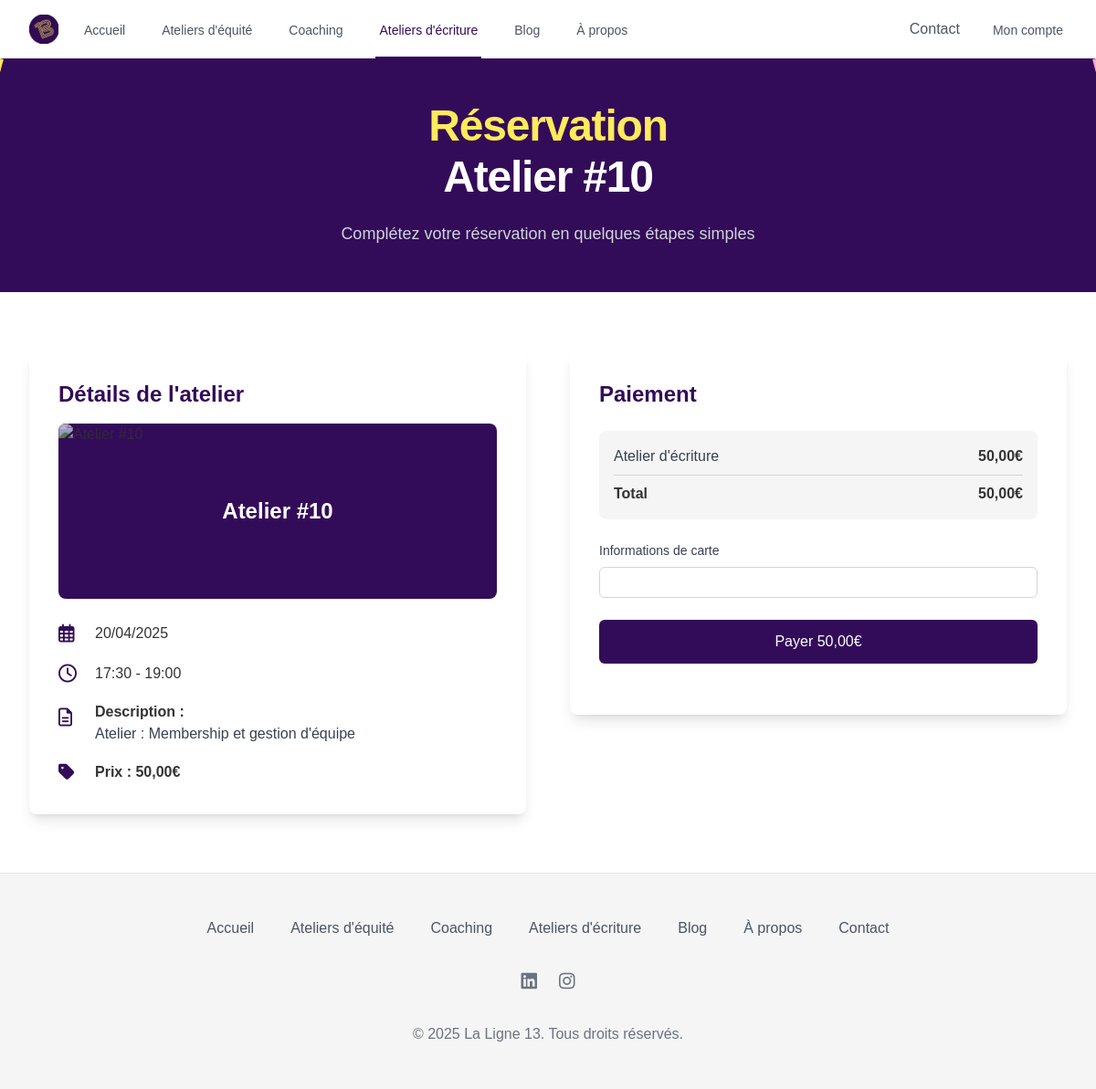
The page /frontend/reservation_ecriture.php?id=10 (signed in) on the database its author committed.
### tables this page shows
CREATE TABLE `atelier_ecriture` (
  `id` int(11) NOT NULL,
  `titre` varchar(255) NOT NULL,
  `description` text NOT NULL,
  `date` date NOT NULL,
  `heure_debut` time NOT NULL,
  `heure_fin` time NOT NULL
);

### frontend/reservation_ecriture.php (the view, shortened to what this page needs)
<?php
require("../backend/utils/ConnectToBDD.php");
$atelier_id = (int) $_GET['id'];
$query = "SELECT id, titre, description, date, heure_debut, heure_fin FROM atelier_ecriture WHERE id = :id";
$stmt = $pdo->prepare($query);
$stmt->bindParam(':id', $atelier_id, PDO::PARAM_INT);
$stmt->execute();
$atelier = $stmt->fetch(PDO::FETCH_ASSOC);
?>
<!DOCTYPE html>
<html lang="fr">
<head>
    <script src="https://cdn.tailwindcss.com"></script>
    <link rel="stylesheet" href="https://cdnjs.cloudflare.com/ajax/libs/font-awesome/6.4.0/css/all.min.css">
</head>
<body class="bg-lightgray text-darkgray">
    <nav class="bg-white shadow-sm fixed w-full z-50">
        <div class="max-w-7xl mx-auto px-4 sm:px-6 lg:px-8">
            <div class="flex justify-between h-16">
                <div class="flex">
                    <div class="flex-shrink-0 flex items-center">
                        <img src="../src/img/logo.jpg" alt="Logo Ligne 13" class="h-8 w-auto">
                    </div>
                    <div class="hidden sm:ml-6 sm:flex sm:space-x-8">
                        <a href="index.php" class="border-transparent text-gray-600 hover:text-violet inline-flex items-center px-1 pt-1 border-b-2 border-transparent hover:border-violet text-sm font-medium">
                            Accueil
                        </a>
                        <a href="ateliers.php" class="border-transparent text-gray-600 hover:text-violet inline-flex items-center px-1 pt-1 border-b-2 border-transparent hover:border-violet text-sm font-medium">
                            Ateliers d'équité
                        </a>
                        <a href="coaching.php" class="border-transparent text-gray-600 hover:text-violet inline-flex items-center px-1 pt-1 border-b-2 border-transparent hover:border-violet text-sm font-medium">
                            Coaching
                        </a>
                        <a href="ecriture.php" class="border-violet text-violet inline-flex items-center px-1 pt-1 border-b-2 text-sm font-medium">
                            Ateliers d'écriture
                        </a>
                        <a href="blog.php" class="border-transparent text-gray-600 hover:text-violet inline-flex items-center px-1 pt-1 border-b-2 border-transparent hover:border-violet text-sm font-medium">
                            Blog
                        </a>
                        <a href="about.html" class="border-transparent text-gray-600 hover:text-violet inline-flex items-center px-1 pt-1 border-b-2 border-transparent hover:border-violet text-sm font-medium">
                            À propos
                        </a>
                    </div>
                </div>
                <div class="flex items-center">
                    <div class="hidden sm:flex sm:items-center">
                    <?php if (isset($_SESSION['is_admin']) && $_SESSION['is_admin'] == 1): ?>
                    <a href="admin.php" class="bg-violet text-white block pl-3 pr-4 py-2 border-l-4 text-base font-medium">
                        Administration
                    </a>
                <?php else: ?>
                    <a href="contact.html" class="border-transparent text-gray-600 hover:bg-gray-100 hover:border-violet hover:text-violet block pl-3 pr-4 py-2 border-l-4 text-base font-medium">
                        Contact
                    </a>
                <?php endif; ?>
                        <?php if (isset($_SESSION['user_id'])): ?>
                            <a href="myaccount.php" class="border-transparent text-gray-600 hover:text-violet inline-flex items-center px-1 pt-1 border-b-2 border-transparent hover:border-violet text-sm font-medium ml-4">
                                Mon compte
                            </a>
                        <?php else: ?>
                            <a href="login.php" class="border-transparent text-gray-600 hover:text-violet inline-flex items-center px-1 pt-1 border-b-2 border-transparent hover:border-violet text-sm font-medium ml-4">
                                Connexion
                            </a>
                        <?php endif; ?>
                    </div>
                </div>
            </div>
        </div>
    </nav>
    <div class="hero-pattern bg-violet flex items-center">
        <div class="diagonal-line-left"></div>
        <div class="diagonal-line-right"></div>
        <div class="curved-line-bottom"></div>
        <div class="max-w-7xl mx-auto px-4 sm:px-6 lg:px-8 relative z-10 pt-16">
            <div class="text-center">
                <h1 class="text-3xl font-extrabold tracking-tight text-jaune sm:text-4xl md:text-5xl animate-hidden animate-element">
                    <span class="block">Réservation</span>
                    <span class="block text-white mt-2"><?= htmlspecialchars($atelier['titre']); ?></span>
                </h1>
                <p class="mt-6 max-w-2xl mx-auto text-base text-gray-300 sm:text-lg animate-hidden animate-element animate-delay-100">
                    Complétez votre réservation en quelques étapes simples
                </p>
            </div>
        </div>
    </div>
    <div class="py-16 bg-white">
        <div class="max-w-7xl mx-auto px-4 sm:px-6 lg:px-8">
            <div class="grid grid-cols-1 lg:grid-cols-2 gap-12">
                <div class="animate-hidden animate-element">
                    <div class="bg-white rounded-lg shadow-lg p-8">
                        <h2 class="text-2xl font-bold text-violet mb-4">Détails de l'atelier</h2>
                        <div class="mb-6">
                            <div class="h-48 bg-violet relative rounded-lg overflow-hidden">
                                <img src="../src/img/workshop<?= $atelier['id'] % 5 + 1; ?>.jpg" alt="<?= htmlspecialchars($atelier['titre']); ?>" class="w-full h-full object-cover opacity-70">
                                <div class="absolute inset-0 flex items-center justify-center">
                                    <h3 class="text-2xl font-bold text-white text-center px-4"><?= htmlspecialchars($atelier['titre']); ?></h3>
                                </div>
                            </div>
                        </div>
                        <div class="space-y-4">
                            <div class="flex items-center">
                                <i class="far fa-calendar-alt text-violet text-xl w-8"></i>
                                <span class="ml-2"><?= date("d/m/Y", strtotime($atelier['date'])); ?></span>
                            </div>
                            <div class="flex items-center">
                                <i class="far fa-clock text-violet text-xl w-8"></i>
                                <span class="ml-2"><?= date("H:i", strtotime($atelier['heure_debut'])); ?> - <?= date("H:i", strtotime($atelier['heure_fin'])); ?></span>
                            </div>
                            <div class="flex items-start">
                                <i class="far fa-file-alt text-violet text-xl w-8 mt-1"></i>
                                <div class="ml-2">
                                    <h4 class="font-semibold">Description :</h4>
                                    <p class="text-gray-700"><?= nl2br(htmlspecialchars($atelier['description'])); ?></p>
                                </div>
                            </div>
                            <div class="flex items-center">
                                <i class="fas fa-tag text-violet text-xl w-8"></i>
                                <span class="ml-2 font-semibold">Prix : 50,00€</span>
                            </div>
                        </div>
                    </div>
                </div>
                <div class="animate-hidden animate-element animate-delay-200">
                    <div class="bg-white rounded-lg shadow-lg p-8 payment-card">
                        <h2 class="text-2xl font-bold text-violet mb-6">Paiement</h2>
                        <div class="mb-6">
                            <div class="bg-lightgray p-4 rounded-lg">
                                <div class="flex justify-between items-center">
                                    <span class="text-gray-700">Atelier d'écriture</span>
                                    <span class="font-semibold">50,00€</span>
                                </div>
                                <div class="border-t border-gray-300 my-2"></div>
                                <div class="flex justify-between items-center font-bold">
                                    <span>Total</span>
                                    <span>50,00€</span>
                                </div>
                            </div>
                        </div>
                        <form id="payment-form" class="space-y-6">
                            <div>
                                <label for="card-element" class="block text-sm font-medium text-gray-700 mb-2">
                                    Informations de carte
                                </label>
                                <div id="card-element" class="p-4 border border-gray-300 rounded-md bg-white"></div>
                            </div>
                            <button id="submit" type="submit" class="w-full bg-violet text-white py-3 px-4 rounded-md hover:bg-violet/90 transition-colors flex items-center justify-center">
                                <span id="button-text">Payer 50,00€</span>
                            </button>
                        </form>
                    </div>
                </div>
            </div>
        </div>
    </div>
    <footer class="bg-lightgray border-t border-gray-200">
        <div class="max-w-7xl mx-auto py-12 px-4 overflow-hidden sm:px-6 lg:px-8">
            <nav class="-mx-5 -my-2 flex flex-wrap justify-center" aria-label="Footer">
                <div class="px-5 py-2">
                    <a href="index.php" class="text-base text-gray-600 hover:text-violet">
                        Accueil
                    </a>
                </div>
                <div class="px-5 py-2">
                    <a href="ateliers.php" class="text-base text-gray-600 hover:text-violet">
                        Ateliers d'équité
                    </a>
                </div>
                <div class="px-5 py-2">
                    <a href="coaching.php" class="text-base text-gray-600 hover:text-violet">
                        Coaching
                    </a>
                </div>
                <div class="px-5 py-2">
                    <a href="ecriture.php" class="text-base text-gray-600 hover:text-violet">
                        Ateliers d'écriture
                    </a>
                </div>
                <div class="px-5 py-2">
                    <a href="blog.php" class="text-base text-gray-600 hover:text-violet">
                        Blog
                    </a>
                </div>
                <div class="px-5 py-2">
                    <a href="about.html" class="text-base text-gray-600 hover:text-violet">
                        À propos
                    </a>
                </div>
                <div class="px-5 py-2">
                    <a href="contact.html" class="text-base text-gray-600 hover:text-violet">
                        Contact
                    </a>
                </div>
            </nav>
            <div class="mt-8 flex justify-center space-x-6">
                <a href="https://www.linkedin.com/in/audrey-rebout-9144b7162/" class="text-gray-500 hover:text-violet">
                    <i class="fab fa-linkedin text-xl"></i>
                </a>
                <a href="https://www.instagram.com/la_ligne_13.coaching/" class="text-gray-500 hover:text-violet">
                    <i class="fab fa-instagram text-xl"></i>
                </a>
            </div>
            <p class="mt-8 text-center text-base text-gray-500">
                &copy; 2025 La Ligne 13. Tous droits réservés.
            </p>
        </div>
    </footer>
</body>
</html>

### frontend/reservation_ecriture.php (style rules this page uses)
body { font-family: 'Arial', sans-serif; }
.hero-pattern { background-color: #1a1a1a; position: relative; overflow: hidden; height: 40vh; min-height: 300px; }
.diagonal-line-left { position: absolute; left: 0; top: 20%; height: 60%; width: 4px; background-color: #ffeb5b; transform: rotate(15deg); transform-origin: top left; }
.diagonal-line-right { position: absolute; right: 0; top: 20%; height: 60%; width: 4px; background-color: #f9a8c9; transform: rotate(-15deg); transform-origin: top right; }
.curved-line-bottom { position: absolute; bottom: -100px; left: -100px; width: 300px; height: 300px; border: 4px solid #ffeb5b; border-top: none; border-right: none; border-radius: 0 0 0 300px; }
.animate-hidden { opacity: 0; transform: translateY(30px); transition: opacity 0.8s ease, transform 0.8s ease; }
.animate-visible { opacity: 1; transform: translateY(0); }
.animate-delay-100 { transition-delay: 0.1s; }
.animate-delay-200 { transition-delay: 0.2s; }
.payment-card { transition: transform 0.3s ease, box-shadow 0.3s ease; }

### rows shown on the page
atelier_ecriture: titre "Atelier #10", date "20/04/2025", heure_debut "17:30", heure_fin "19:00", description "Atelier : Membership et gestion d'équipe"
